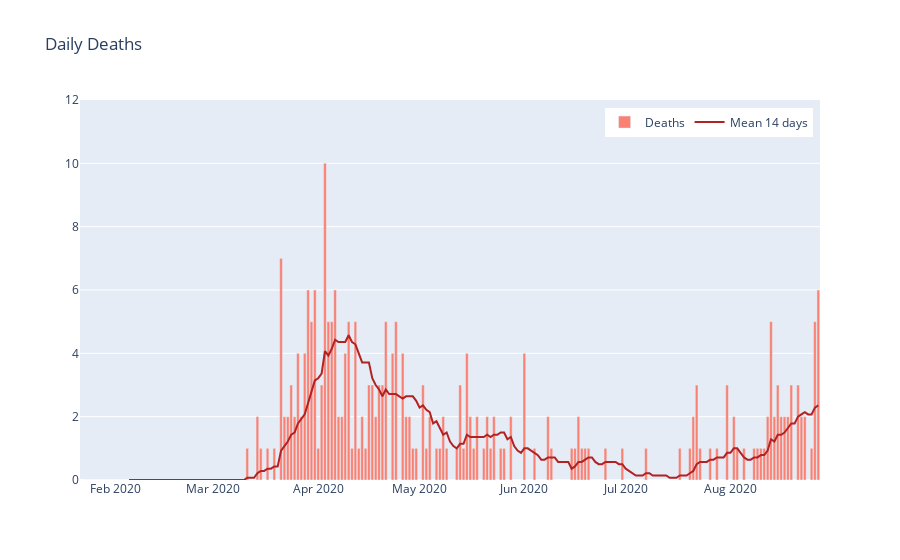

Source (notebook cell):
### Code cell
# plot daily deaths
go.Figure(data=[
    go.Bar(
        name='Deaths',
        x=data.Date, y=data.Deaths,
        marker_color = 'salmon'
    ),
    go.Scatter(
        name='Mean {} days'.format(rolling_n),
        x=data.Date, y=data.Deaths_rollingmean,
        marker_color = 'firebrick'        
    )
]).update_layout(
    title="Daily Deaths",
    legend=dict(
        orientation='h',
        yanchor="top",
        y=0.98,
        xanchor="right",
        x=0.99
    ),
    yaxis = dict(
        range=(0, data.Deaths.max()*1.2)
    )
).show()

### Figure 1 — Plotly figure (JSON) as saved in the notebook; plotly's stock layout.template omitted (floating-point values rounded to 4 significant figures; data arrays with more than 128 entries replaced by an {"elided": "..."} marker saying what was removed)
{"data": [{"marker": {"color": "salmon"}, "name": "Deaths", "type": "bar", "x": {"elided": "219 str values"}, "y": {"elided": "219 int values"}}, {"marker": {"color": "firebrick"}, "name": "Mean 14 days", "type": "scatter", "x": {"elided": "219 str values"}, "y": {"elided": "219 float values"}}], "layout": {"legend": {"orientation": "h", "x": 0.99, "xanchor": "right", "y": 0.98, "yanchor": "top"}, "title": {"text": "Daily Deaths"}, "yaxis": {"range": [0, 12]}}}
